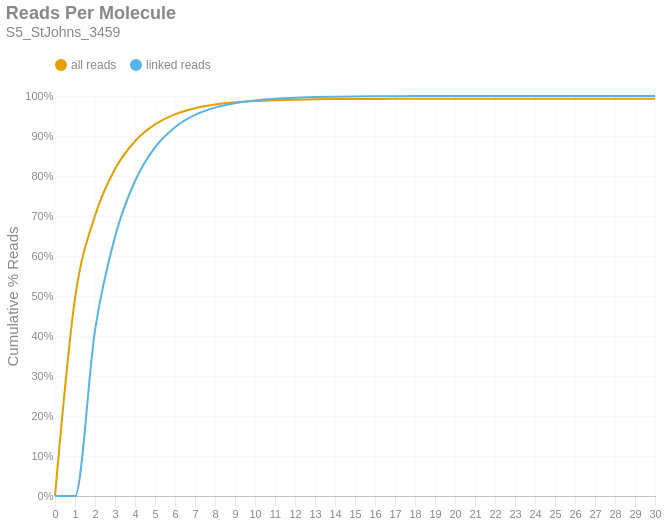

Notebook code cell kept with this figure:
### Markdown cell above
### Reads per Molecule
This chart shows the cumulative distribution of the number of reads per linked molecule. That is, how many alignments are associated with a unique molecule. This excludes the number of reads associated with invalid or absent linked-read barcodes. The `linked` histogram is the percentages recalculated when disregarding singletons.

### Code cell
if SKIPLR:
    print_html(f"Skipped")
else:
    counts = np.bincount(valids['reads'].cast(pl.Int64).to_numpy())
    weighted = counts * np.arange(len(counts))
    all_perc = weighted / n_reads
    linked_perc = weighted / n_linked_reads
    linked_perc[1] = 0
    binned_df = pl.DataFrame({
        'readsper': list(range(len(counts))),
        'all reads (cumsum)': np.cumsum(all_perc).tolist(),
        'linked reads (cumsum)': np.cumsum(linked_perc).tolist(),
    })

    with SafeRender(binned_df):
        (
            density_plot(binned_df, 'Reads Per Molecule', samplename, 'readspmol')
            .encode(
                x=alt.X('readsper:O', title=None).axis(labelAngle=0).scale(padding=0),
                y=alt.Y('value:Q', title='Cumulative % Reads').axis(format='%').stack(False),
                color=alt.Color("key:N").scale(domain=["all reads", "linked reads"]),
                tooltip=[
                    alt.Tooltip("key:N", title="Data Type"),
                    alt.Tooltip("readsper:O", title="Reads Per Molecule"),
                    alt.Tooltip("value:Q", format=".2%", title="% Reads (Cum.)")
                ]            
            )
        ).display()

### Figure 1 — Vega-Lite specification as saved in the notebook (floating-point values rounded to 4 significant figures)
{"width": "container", "height": 400, "config": {"title": {"anchor": "start", "dy": -15, "fontSize": 18, "color": "#888888", "subtitleColor": "#888888", "subtitleFontSize": 14}, "arc": {"fill": "#0072B2"}, "axis": {"domainColor": "#888888", "domainWidth": 0.5, "gridWidth": 0.2, "grid": false, "titleFontWeight": 400, "titleFontSize": 15, "labelFontSize": 11, "labelColor": "#888888", "tickColor": "#888888", "tickWidth": 0.2, "titleColor": "#888888"}, "axisBand": {"grid": false}, "axisX": {"grid": true, "tickSize": 10, "domainCap": "round"}, "axisY": {"domain": false, "grid": true, "tickSize": 0, "domainCap": "round"}, "background": "transparent", "header": {"labelFontSize": 15, "labelColor": "#888888", "titleFontSize": 15, "titleFontWeight": 600, "titleColor": "#888888"}, "legend": {"labelFont": "sans-serif", "labelFontSize": 12, "labelColor": "#888888", "symbolSize": 100, "symbolType": "circle", "titleFontSize": 12, "titlePadding": 10, "titleColor": "#888888", "title": null, "orient": "top"}, "range": {"category": ["#E69F00", "#56B4E9", "#009E73", "#F0E442", "#0072B2", "#D55E00", "#CC79A7", "#000000"], "diverging": ["#cfe8f3", "#a2d4ec", "#73bfe2", "#46abdb", "#1696d2", "#12719e"]}, "area": {"fill": "#0072B2", "fillOpacity": 0.7, "line": true, "strokeOpacity": 0.7}, "line": {"color": "#0072B2", "stroke": "#0072B2", "strokeWidth": 2}, "trail": {"color": "#0072B2", "stroke": "#0072B2", "strokeWidth": 0, "size": 1}, "point": {"filled": true, "fillOpacity": 1.0, "size": 95}, "text": {"color": "#888888", "fontSize": 11, "align": "right", "fontWeight": 400, "size": 11}, "bar": {"fill": "#0072B2", "stroke": null}, "view": {"stroke": null, "continuousWidth": 660, "continuousHeight": 400}}, "data": {"name": "data-b004856816fbd5cb161e6c31a23e3ef0"}, "mark": {"type": "line", "interpolate": "monotone", "point": {"opacity": 0, "size": 275}}, "encoding": {"color": {"field": "key", "scale": {"domain": ["all reads", "linked reads"]}, "type": "nominal"}, "tooltip": [{"field": "key", "title": "Data Type", "type": "nominal"}, {"field": "readsper", "title": "Reads Per Molecule", "type": "ordinal"}, {"field": "value", "format": ".2%", "title": "% Reads (Cum.)", "type": "quantitative"}], "x": {"axis": {"labelAngle": 0}, "field": "readsper", "scale": {"padding": 0}, "title": null, "type": "ordinal"}, "y": {"axis": {"format": "%"}, "field": "value", "stack": false, "title": "Cumulative % Reads", "type": "quantitative"}}, "params": [{"name": "param_c36ac31b6afebe62", "select": {"type": "point", "fields": ["key"]}, "bind": "legend"}], "title": {"text": "Reads Per Molecule", "subtitle": "S5_StJohns_3459"}, "transform": [{"fold": ["all reads (cumsum)", "linked reads (cumsum)"]}, {"calculate": "replace(datum.key, ' (cumsum)', '')", "as": "key"}, {"filter": {"param": "param_c36ac31b6afebe62"}}], "usermeta": {"embedOptions": {"downloadFileName": "S5_StJohns_3459.readspmol"}}, "$schema": "https://vega.github.io/schema/vega-lite/v6.1.0.json", "datasets": {"data-b004856816fbd5cb161e6c31a23e3ef0": [{"readsper": 0, "all reads (cumsum)": 0.0, "linked reads (cumsum)": 0.0}, {"readsper": 1, "all reads (cumsum)": 0.4936, "linked reads (cumsum)": 0.0}, {"readsper": 2, "all reads (cumsum)": 0.7005, "linked reads (cumsum)": 0.414}, {"readsper": 3, "all reads (cumsum)": 0.8173, "linked reads (cumsum)": 0.648}, {"readsper": 4, "all reads (cumsum)": 0.8869, "linked reads (cumsum)": 0.7874}, {"readsper": 5, "all reads (cumsum)": 0.9289, "linked reads (cumsum)": 0.8714}, {"readsper": 6, "all reads (cumsum)": 0.9542, "linked reads (cumsum)": 0.922}, {"readsper": 7, "all reads (cumsum)": 0.9695, "linked reads (cumsum)": 0.9527}, {"readsper": 8, "all reads (cumsum)": 0.9786, "linked reads (cumsum)": 0.9709}, {"readsper": 9, "all reads (cumsum)": 0.9841, "linked reads (cumsum)": 0.982}, {"readsper": 10, "all reads (cumsum)": 0.9875, "linked reads (cumsum)": 0.9887}, {"readsper": 11, "all reads (cumsum)": 0.9896, "linked reads (cumsum)": 0.9929}, {"readsper": 12, "all reads (cumsum)": 0.9909, "linked reads (cumsum)": 0.9955}, {"readsper": 13, "all reads (cumsum)": 0.9917, "linked reads (cumsum)": 0.9973}, {"readsper": 14, "all reads (cumsum)": 0.9922, "linked reads (cumsum)": 0.9982}, {"readsper": 15, "all reads (cumsum)": 0.9926, "linked reads (cumsum)": 0.9989}, {"readsper": 16, "all reads (cumsum)": 0.9928, "linked reads (cumsum)": 0.9993}, {"readsper": 17, "all reads (cumsum)": 0.9929, "linked reads (cumsum)": 0.9995}, {"readsper": 18, "all reads (cumsum)": 0.993, "linked reads (cumsum)": 0.9997}, {"readsper": 19, "all reads (cumsum)": 0.993, "linked reads (cumsum)": 0.9998}, {"readsper": 20, "all reads (cumsum)": 0.9931, "linked reads (cumsum)": 0.9999}, {"readsper": 21, "all reads (cumsum)": 0.9931, "linked reads (cumsum)": 0.9999}, {"readsper": 22, "all reads (cumsum)": 0.9931, "linked reads (cumsum)": 0.9999}, {"readsper": 23, "all reads (cumsum)": 0.9931, "linked reads (cumsum)": 0.9999}, {"readsper": 24, "all reads (cumsum)": 0.9931, "linked reads (cumsum)": 1.0}, {"readsper": 25, "all reads (cumsum)": 0.9931, "linked reads (cumsum)": 1.0}, {"readsper": 26, "all reads (cumsum)": 0.9931, "linked reads (cumsum)": 1.0}, {"readsper": 27, "all reads (cumsum)": 0.9931, "linked reads (cumsum)": 1.0}, {"readsper": 28, "all reads (cumsum)": 0.9931, "linked reads (cumsum)": 1.0}, {"readsper": 29, "all reads (cumsum)": 0.9931, "linked reads (cumsum)": 1.0}, {"readsper": 30, "all reads (cumsum)": 0.9931, "linked reads (cumsum)": 1.0}]}}
